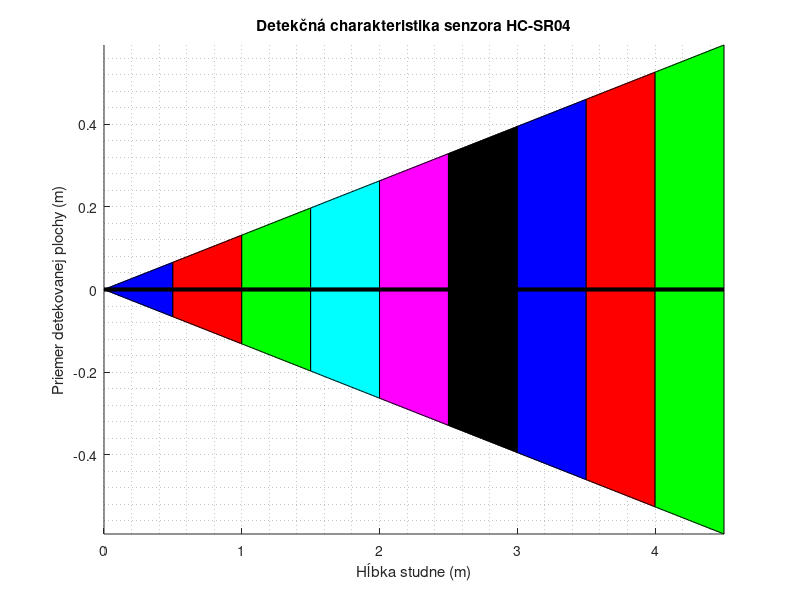

Recreate this plot in MATLAB.
%% Vyhotovil: Martin Chlebovec (martinius96@gmail.com)
%% Vizualizácia detekčnej charakteristiky pre ultrazvukový senzor HC-SR04
%% Detekčná charakteristika: 15°

close all;
clear all;
clc;


half_angle = 7.5; %% 15° detection angle / 2
rad_pos = deg2rad(half_angle);
rad_neg = -rad_pos;
farby = ['b', 'r', 'g', 'c', 'm', 'k', 'b', 'r', 'g'];

figure;
hold on;

for i = 1:9
    start_hlbka = (i - 1) * 0.5;
    koniec_hlbka = i * 0.5;
    
    hlbka = start_hlbka:0.01:koniec_hlbka;
    
    priemer_pos = hlbka * tan(rad_pos);
    priemer_neg = hlbka * tan(rad_neg);
    
    c = farby(i);
    
    plot(hlbka, priemer_pos, ['-', c]);
    plot(hlbka, priemer_neg, ['-', c]);
    
    patch([hlbka, fliplr(hlbka)], [priemer_pos, fliplr(priemer_neg)], c);
end

plot([0, 4.5], [0, 0], '-k', 'LineWidth', 3);

title('Detekčná charakteristika senzora HC-SR04');
grid minor;
xlabel('Hĺbka studne (m)'); 
ylabel('Priemer detekovanej plochy (m)');
axis tight;
